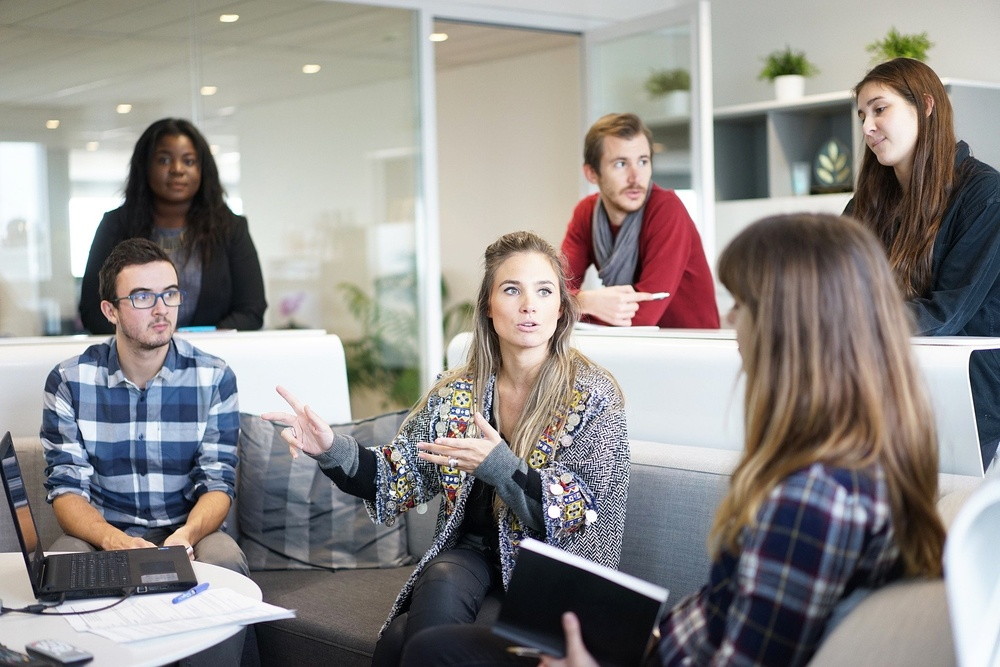
#> input picture 1.3-Visao_computacional/data/workplace-1245776_1920.jpg, 1000 x 667 px, shrunk from 1920 x 1280 before the run
$ jupyter execute --allow-errors visao_computacional.ipynb
#> lines starting #> are read from the running program, lines starting #| are printed output that depends on the picture
# **Visão Computacional**

## Detecção de Faces

### Bibliotecas

[cell 1]
# Libs
import cv2
import matplotlib.pyplot as plt
print(cv2.__version__)
print(cv2.face.__doc__)

[cell 2]
# Carregando a imagem
# Imagem BGR
img = cv2.imread('./data/workplace-1245776_1920.jpg')
#> img is the input picture: shape (667, 1000, 3); mean B, G, R 136.9, 139, 142.8
# Imagem RGB
imgRGB = cv2.cvtColor(img, cv2.COLOR_BGR2RGB)

[cell 3]
# Visualizando a imagem
plt.figure(figsize=(10,10))
plt.title('Imagem Original')
plt.imshow(imgRGB)
plt.axis('off')
plt.show()

[cell 4]
# Importando o modelo
detector_face = cv2.CascadeClassifier('./data/haarcascade_frontalface_default.xml')

[cell 5]
# Convertendo a imagem para escala de cinza
imagem_cinza = cv2.cvtColor(img, cv2.COLOR_BGR2GRAY)
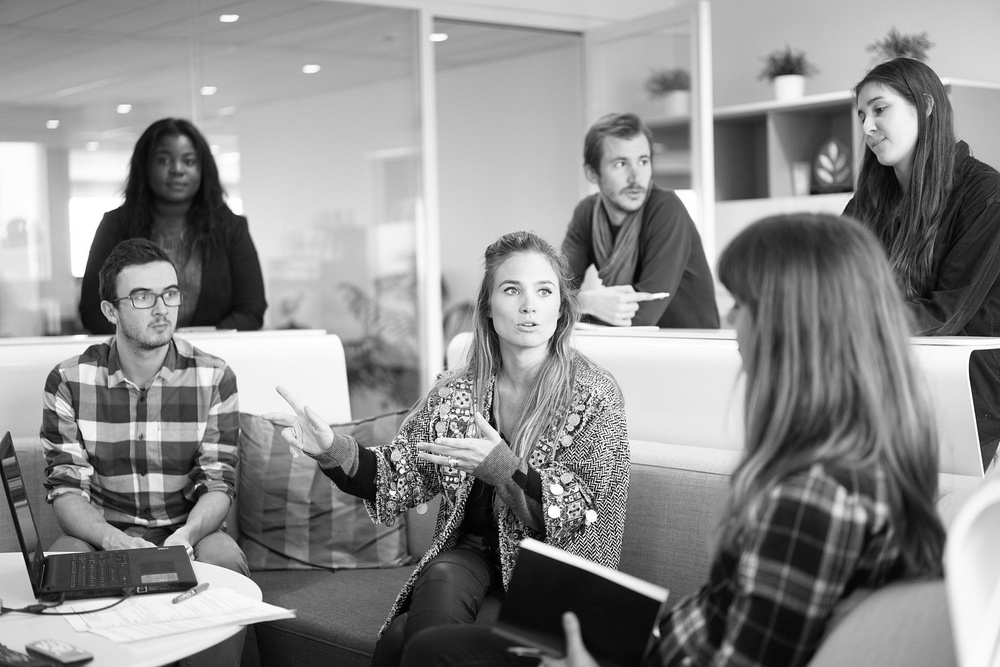
#> imagem_cinza: shape (667, 1000); min 0, max 255, mean 139.9
img_cinzaRGB = cv2.cvtColor(imagem_cinza, cv2.COLOR_GRAY2RGB)
plt.figure(figsize=(10,10))
plt.title('Imagem Cinza')
plt.imshow(img_cinzaRGB)
plt.axis('off')
plt.show()

[cell 6]
# Variáveis de detecção
deteccoes =detector_face.detectMultiScale(imagem_cinza, scaleFactor=1.3, minSize=(30,30))
#> deteccoes = [[148, 137, 59, 59], [598, 137, 68, 68], [483, 256, 89, 89], [119, 264, 77, 77]]
deteccoes
#> Out has the same summary as deteccoes

[cell 7]
# Tamanho da matriz
len(deteccoes)
#> Out = 4

[cell 8]
for (x, y, l, a) in deteccoes:
    #print(x, y, l, a)
    cv2.rectangle(imgRGB, (x, y), (x + l, y + a), (0,255,0), 2)
#> this loop made 4 passes
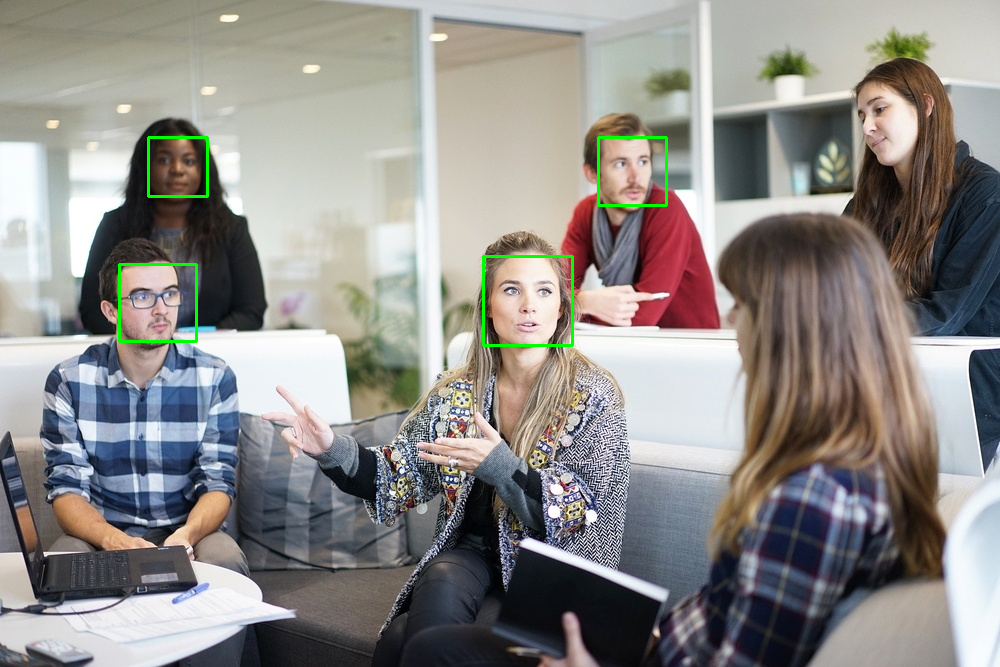
#> imgRGB: shape (667, 1000, 3); mean R, G, B 142.1, 139.8, 136.3
plt.figure(figsize=(10,10))
plt.title('Imagem Cinza')
plt.imshow(imgRGB)
plt.axis('off')
plt.show()

## Reconhecimento Facial

### Bibliotecas

[cell 9]
# Libs
from PIL import Image
import numpy as np
import os

### Base de Treinamento

[cell 10]
# Imagens de treinamento
os.listdir('./data/yalefaces/train/')

[cell 11]
# Função para ler os dados das imagens
def dados_imagem():
    caminhos = [os.path.join('./data/yalefaces/train/', f) for f in os.listdir('./data/yalefaces/train/')]
    faces = []
    ids = []
    for caminho in caminhos:
        imagem = Image.open(caminho).convert('L')
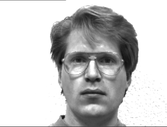
#> input picture 1.3-Visao_computacional/data/yalefaces/train/subject01.glasses.gif, 167 x 127 px, shrunk from 320 x 243 before the run
        imagemNP = np.array(imagem, 'uint8')
        id = int(os.path.split(caminho)[1].split(".")[0].replace('subject', ''))
        ids.append(id)
        faces.append(imagemNP)
    return np.array(ids), faces

[cell 12]
# Utilizando a função
ids, faces = dados_imagem()
#> ids = [1, 1, 1]; faces = 3 items

[cell 13]
# Visualizando os Ids
print(ids)
#| [1 1 1]

[cell 14]
# Visualizando as faces
print(faces)
#> (printed output is left out)

[cell 15]
# Fazendo o treinamento do modelo
lbph = cv2.face.LBPHFaceRecognizer_create()
lbph.train(faces, ids)

# Salvando o modelo treinado
lbph.write('classificador_lbph.yml')

### Classificação

[cell 16]
# Criando o reconhecedor
reconhecedor = cv2.face.LBPHFaceRecognizer_create()
reconhecedor.read("classificador_lbph.yml")

[cell 17]
# Carregando uma imagem de teste
image_teste = r'C:\IA_e_Machine_Learning\1.3-Visao_computacional\data\yalefaces\test\subject10.sad.gif'

[cell 18]
# convertendo a imagem
imagem = Image.open(image_teste).convert('L')
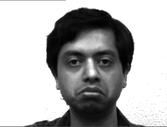
#> input picture 1.3-Visao_computacional/data/yalefaces/test/subject10.sad.gif, 167 x 127 px, shrunk from 320 x 243 before the run, found by its file name
#> imagem is the input picture: PIL image 167x127 L; min 0, max 255, mean 178

# transformando a imagem em um array
imagem_array = np.asarray(imagem, 'uint8')
print(imagem_array)
#> (printed output is left out)

[cell 19]
# Previsão
idprevisto, _ = reconhecedor.predict(imagem_array)
#> idprevisto = 1
idprevisto
#> Out = 1

#> (a cell that did not finish here is left out)

[cell 21]
# Suponho que imagem_array e os IDs já foram definidos anteriormente

# Convertendo a imagem para RGB
img_cinzaRGB = cv2.cvtColor(imagem_array, cv2.COLOR_GRAY2RGB)
#> img_cinzaRGB: shape (127, 167, 3)

# Adicionando o texto diretamente na imagem usando OpenCV
font_scale = 0.5
font = cv2.FONT_HERSHEY_COMPLEX_SMALL
#> font = 5

# Definindo as coordenadas iniciais (pode ajustar conforme necessário)
x = 10
y = 30

cv2.putText(img_cinzaRGB, f'P: {idprevisto}', (x, y), font, font_scale, (0, 255, 0), 1)
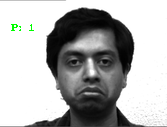
#> img_cinzaRGB: shape (127, 167, 3); mean B, G, R 177.5, 178, 177.5
#> (the rest of this cell did not finish here and is left out)
